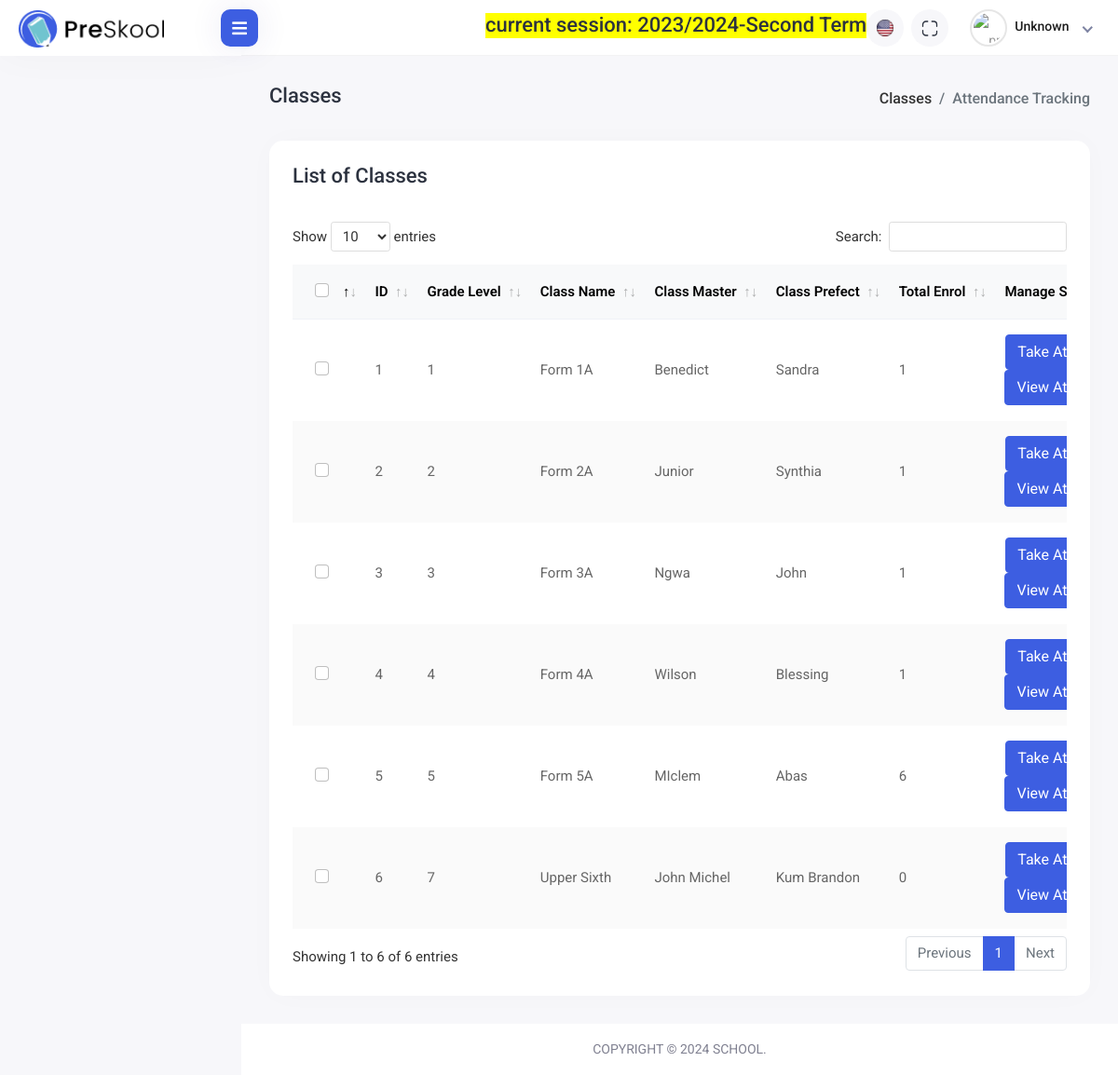
/attendance/attendance-class-list/, run on an earlier commit of the app's database.
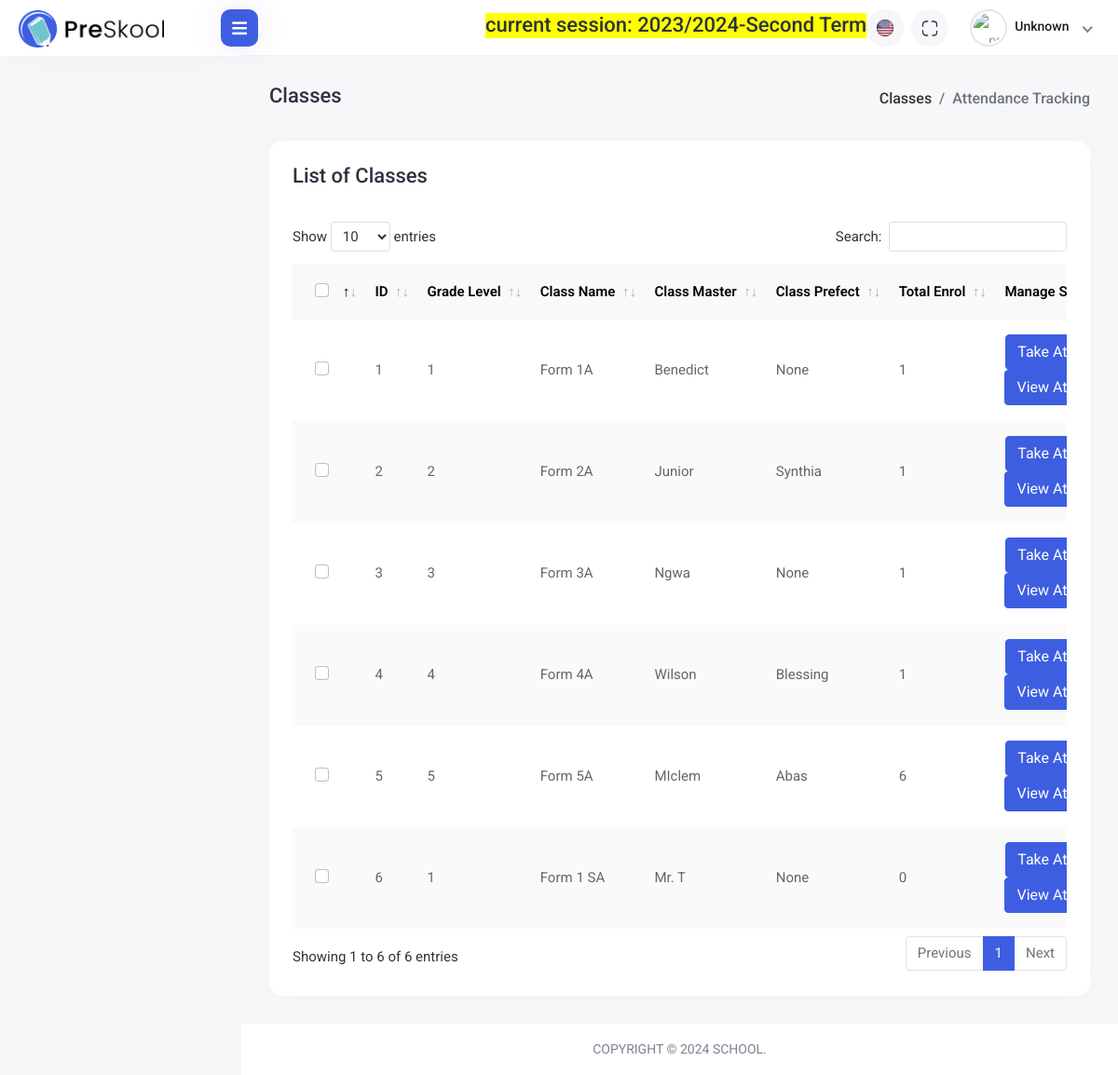
And on a later commit of the database.
### apps/terms/models.py (models this page shows, shortened)
class AcademicYear(TimeStampedUUIDModel):
    name = models.CharField(verbose_name=_("Academic Year"), max_length=100)
    start_date = models.DateField(verbose_name=_("Start Date"))
    end_date = models.DateField(verbose_name=_("End Date"), blank=True, null=True)
    is_current = models.BooleanField(default=False)

class Term(TimeStampedUUIDModel):
    term = models.CharField(
        verbose_name=_("Session"),
        max_length=20,
        choices=TermChoices.choices,
        default=TermChoices.FIRST_TERM,
    )
    academic_year = models.ForeignKey(AcademicYear, on_delete=models.CASCADE)
    is_current = models.BooleanField(default=False)

### apps/students/models.py (models this page shows, shortened)
class Class(TimeStampedUUIDModel):
    class_name = models.CharField(verbose_name=_("Class Name"), max_length=200)
    grade_level = models.CharField(verbose_name=_("Class Level"), max_length=200)
    class_master = models.CharField(
        verbose_name=_("Class Master"), max_length=200, blank=True, null=True
    )
    department = models.ForeignKey(
        Department,
        related_name="classes",
        on_delete=models.CASCADE,
        blank=True,
        null=True,
    )
    class_prefect = models.CharField(
        verbose_name=_("Class Prefect"), max_length=200, blank=True, null=True
    )
    pass_avg = models.IntegerField(default=10)
    best_subject = models.CharField(max_length=255, blank=True, null=True)
    worst_subject = models.CharField(max_length=255, blank=True, null=True)
    class_code = models.CharField(max_length=10, blank=True, null=True)
    def get_total_girls(self):
        total_female_students_qs = self.students.filter(gender="Female").aggregate(
            total_female_students=Count("id")
        )
        return total_female_students_qs["total_female_students"]
    def get_total_boys(self):
        total_male_students_qs = self.students.filter(gender="Male").aggregate(
            total_male_students=Count("id")
        )
        return total_male_students_qs["total_male_students"]
    def get_total_enrol(self):
        return self.get_total_boys() + self.get_total_girls()
    @property
    def get_total_template_enrol(self):
        return self.get_total_enrol()

### apps/attendance/views.py (the view)
def attendance_class_list_view(request):
    classes = Class.objects.all()
    template_name = "attendance/attendance-class-list.html"
    context = {
        "section": "attendance",
        "classes": classes,
    }
    return render(request, template_name, context)

### apps/terms/templatetags/session_tags.py (called while the page is built)
@register.simple_tag
def current_working_session():
    current_year = AcademicYear.objects.filter(is_current=True)
    if current_year.exists():
        current_year = current_year.first()
        current_terms = Term.objects.filter(is_current=True, academic_year=current_year)
        if current_terms.exists():
            current_term = current_terms.first()
            info = f"current session: {current_year.name}-{current_term.term}"
            return info
        return None
    else:
        return None

### templates/attendance/attendance-class-list.html (shortened to what this page needs)
{% extends 'base.html' %}
{% load static %}
{% block stylelinks %}
<link rel="stylesheet" href="{% static 'assets/plugins/datatables/datatables.min.css' %}">
{% endblock stylelinks %}
{% block content %}
<div class="content container-fluid">
    <div class="page-header">
        <div class="row">
            <div class="col-sm-12">
                <div class="page-sub-header">
                    <h3 class="page-title">Classes</h3>
                    <ul class="breadcrumb">
                        <li class="breadcrumb-item"><a href="{% url 'class-list' %}">Classes</a></li>
                        <li class="breadcrumb-item active">Attendance Tracking</li>
                    </ul>
                </div>
            </div>
        </div>
    </div>
    <div class="row">
        <div class="col-sm-12">
            <div class="card card-table comman-shadow">
                <div class="card-body">
                    <div class="page-header">
                        <div class="row align-items-center">
                            <div class="col">
                                <h3 class="page-title">List of Classes</h3>
                            </div>
                        </div>
                    </div>
                    <div class="table-responsive">
                        <table
                            class="table border-0 star-student table-hover table-center mb-0 datatable table-striped">
                            <thead class="student-thread">
                                <tr>
                                    <th>
                                        <div class="form-check check-tables">
                                            <input class="form-check-input" type="checkbox"
                                                value="something">
                                        </div>
                                    </th>
                                    <th>ID</th>
                                    <th>Grade Level</th>
                                    <th>Class Name</th>
                                    <th>Class Master</th>
                                    <th>Class Prefect</th>
                                    <th>Total Enrol</th>
                                    <th>Manage Subjects</th>
                                </tr>
                            </thead>
                            <tbody>
                                {% for class in classes %}
                                    <tr>
                                        <td>
                                            <div class="form-check check-tables">
                                                <input class="form-check-input" type="checkbox"
                                                    value="something">
                                            </div>
                                        </td>
                                        <td>{{forloop.counter}}</td>
                                        <td>{{class.grade_level}}</td>
                                        <td>{{class.class_name}}</td>
                                        <td>{{ class.class_master }}</td>
                                        <td>{{ class.class_prefect }}</td>
                                        <td>{{ class.get_total_template_enrol }}</td>
                                        <td>
                                            <div class="col-auto text-end float-end ms-auto download-grp">
                                                <a href="{% url 'attendance:daily_attendance' class_pkid=class.pkid %}" style="color: white;" class="btn btn-outline-primary me-2"> Take Attendance</a>
                                            </div>
                                            <div class="col-auto text-end float-end ms-auto download-grp">
                                                <a href="{% url 'attendance:view_daily_attendance' class_pkid=class.pkid %}" style="color: white;" class="btn btn-outline-primary me-2"> View Attendance</a>
                                            </div>
                                        </td>
                                    </tr>
                                {% endfor %}
                            </tbody>
                        </table>
                    </div>
                </div>
            </div>
        </div>
    </div>
</div>
{% endblock content %}

### templates/base.html (shortened to what this page needs)
{% load static %}
{% load session_tags %}
<!DOCTYPE html>
<html lang="en">
<head>
    <link rel="stylesheet" href="{% static 'assets/plugins/bootstrap/css/bootstrap.min.css' %}">
    <link rel="stylesheet" href="{% static 'assets/plugins/feather/feather.css' %}">
    <link rel="stylesheet" href="{% static 'assets/plugins/icons/flags/flags.css' %}">
    <link rel="stylesheet" href="{% static 'assets/plugins/fontawesome/css/fontawesome.min.css' %}">
    <link rel="stylesheet" href="{% static 'assets/plugins/fontawesome/css/all.min.css' %}">
    <link rel="stylesheet" href="{% static 'assets/plugins/scrollbar/scroll.min.css' %}">
    <link rel="stylesheet" href="{% static 'assets/plugins/dragula/css/dragula.min.css'  %}">
    <link rel="stylesheet" href="{% static 'assets/plugins/alertify/alertify.min.css' %}">
    <link rel="stylesheet" href="{% static 'assets/css/style.css' %}">
    <link href="https://cdn.jsdelivr.net/gh/gitbrent/bootstrap4-toggle@3.6.1/css/bootstrap4-toggle.min.css" rel="stylesheet">
    {% block stylelinks %}
    {% endblock stylelinks %}
</head>
<body>
    <div class="main-wrapper">
        <div class="page-wrapper">
            {% include 'utils/header.html' %}
            {% block content %}
            {% endblock content %}
            {% include 'utils/footer.html' %}
        </div>
    </div>
</body>
</html>

### templates/utils/header.html (shortened to what this page needs)
{% load static %}
{% load session_tags %}
<div class="header">
    <div class="header-left">
        <a href="index.html" class="logo">
            <img src="{% static 'assets/img/logo.png' %}" alt="Logo">
        </a>
    </div>
    <div class="menu-toggle">
        <a href="javascript:void(0);" id="toggle_btn">
            <i class="fas fa-bars"></i>
        </a>
    </div>
    <ul class="nav user-menu">
        <li><div class="d-none d-sm-block">
            <h3 style="margin-left: 20px; background-color: yellow;" class="page-title text-center">{% current_working_session %}</h3>
        </div> </li>
        <li class="nav-item dropdown noti-dropdown language-drop me-2">
            <a href="#" class="dropdown-toggle nav-link header-nav-list" data-bs-toggle="dropdown">
                <img src="{% static 'assets/img/icons/header-icon-01.svg' %}" alt="">
            </a>
        </li>
        <li class="nav-item zoom-screen me-2">
            <a href="#" class="nav-link header-nav-list win-maximize">
                <img src="{% static 'assets/img/icons/header-icon-04.svg' %}" alt="">
            </a>
        </li>
        <li class="nav-item dropdown has-arrow new-user-menus">
            <a href="#" class="dropdown-toggle nav-link" data-bs-toggle="dropdown">
                <span class="user-img">
                    <img class="rounded-circle" src="{{request.user.get_profile.profile_photo.url}}" width="31"
                        alt="profile picture">
                    <div class="user-text">
                        {% if user.is_authenticated %}
                            <h6>{{user.username | capfirst}}</h6>
                        {% else %}
                            <h6>Unknown</h6>
                        {% endif %}
                    </div>
                </span>
            </a>
        </li>
    </ul>
</div>

### templates/utils/footer.html
<footer>
    <p>Copyright © 2024 School.</p>
</footer>

What changed in the data, as far as the page shows it:
removed Class: grade_level "7", class_name "Upper Sixth", class_master "John Michel", class_prefect "Kum Brandon", get_total_template_enrol "0"
changed Class "Form 1A": class_prefect "Sandra" → "None"
changed Class "Form 3A": class_prefect "John" → "None"
added Class: grade_level "1", class_name "Form 1 SA", class_master "Mr. T", class_prefect "None", get_total_template_enrol "0"
